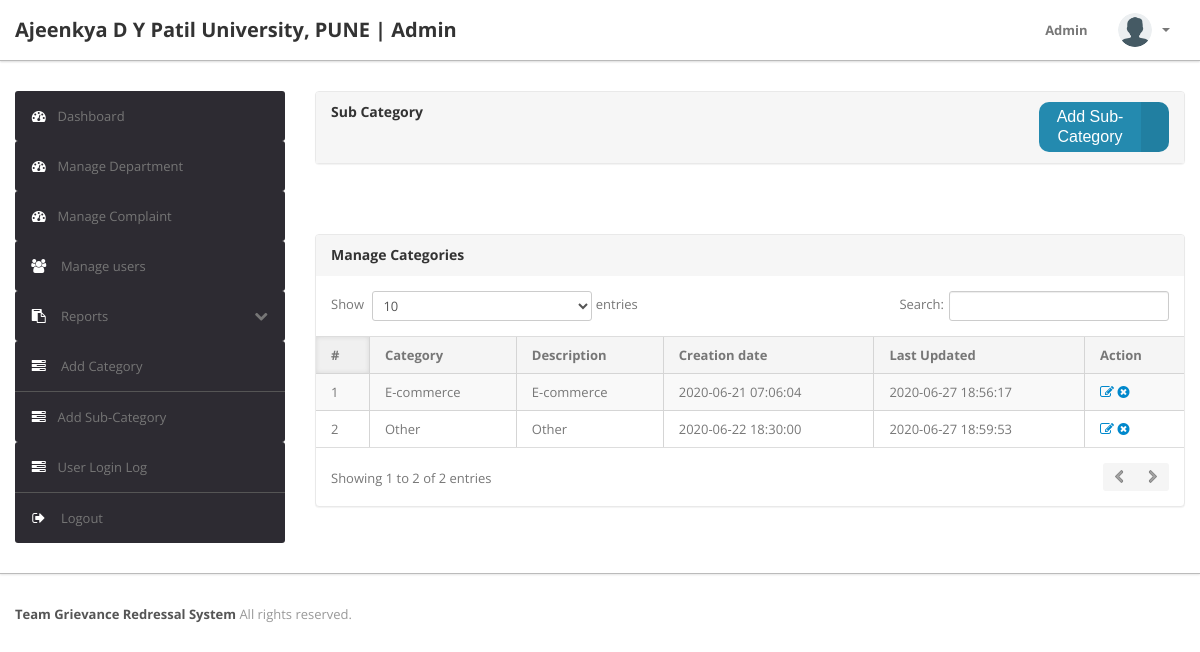
/admin/category.php (signed in), run on the app's committed database.
### tables this page shows
CREATE TABLE `category` (
  `id` int(11) NOT NULL,
  `categoryName` varchar(255) DEFAULT NULL,
  `categoryDescription` longtext DEFAULT NULL,
  `creationDate` timestamp NULL DEFAULT current_timestamp(),
  `updationDate` timestamp NULL DEFAULT NULL ON UPDATE current_timestamp()
);

### admin/category.php (the view, shortened to what this page needs)
<?php
include('include/config.php');
if(strlen($_SESSION['alogin'])==0)
	{
header('location:index.php');
}
else{
?>
<!DOCTYPE html>
<html lang="en">
<head>
	<link type="text/css" href="bootstrap/css/bootstrap.min.css" rel="stylesheet">
	<link type="text/css" href="bootstrap/css/bootstrap-responsive.min.css" rel="stylesheet">
	<link type="text/css" href="css/theme.css" rel="stylesheet">
	<link type="text/css" href="css/child-style.css" rel="stylesheet">
	<link type="text/css" href="images/icons/css/font-awesome.css" rel="stylesheet">
</head>
<body>
<?php include('include/header.php');?>
	<div class="wrapper">
		<div class="container">
			<div class="row">
<?php include('include/sidebar.php');?>
			<div class="span9">
					<div class="content">
						<div class="module">
							<div class="module-head">
									<div class="subtopbar row" style="margin-left:0px; display:flex;">
									<div class="col-md-6 managesubadmin">
									<h3>Sub Category</h3>
									</div>
									<div class="col-md-6" >
										<button type="button" class="insertbutton"data-toggle="modal" data-target="#addcategory">
											<span class="insertbutton__text">Add Sub-Category</span>
											<span class="insertbutton__icon">
											</span>
										</button>
									</div>
								</div>
								</div>
								</div>
							<div class="module-body">
									<br />
							</div>
						</div>
	<div class="module">
							<div class="module-head">
								<h3>Manage Categories</h3>
							</div>
							<div class="module-body table">
								<table cellpadding="0" cellspacing="0" border="0" class="datatable-1 table table-bordered table-striped	 display" width="100%">
									<thead>
										<tr>
											<th>#</th>
											<th>Category</th>
											<th>Description</th>
											<th>Creation date</th>
											<th>Last Updated</th>
											<th>Action</th>
										</tr>
									</thead>
									<tbody>
<?php $query=mysqli_query($con,"select * from category");
$cnt=1;
while($row=mysqli_fetch_array($query))
{
?>
										<tr>
											<td><?php echo htmlentities($cnt);?></td>
											<td><?php echo htmlentities($row['categoryName']);?></td>
											<td><?php echo htmlentities($row['categoryDescription']);?></td>
											<td> <?php echo htmlentities($row['creationDate']);?></td>
											<td><?php echo htmlentities($row['updationDate']);?></td>
											<td>
											<a href="edit-category.php?id=<?php echo $row['id']?>" ><i class="icon-edit"></i></a>
											<a href="category.php?id=<?php echo $row['id']?>&del=delete" onClick="return confirm('Are you sure you want to delete?')"><i class="icon-remove-sign"></i></a></td>
										</tr>
										<?php $cnt=$cnt+1; } ?>
								</table>
							</div>
						</div>
					</div>
				</div>
			</div>
		</div>
<?php include('include/footer.php');?>
</body>
<?php } ?>

### admin/css/child-style.css (style rules this page uses)
button { width: 130px; height: 35px; border-radius: 10px !important; }
.col-md-6.managesubadmin { width:85%; }
.insertbutton { display: flex; height: 50px; padding: 0; background: #248aaf; border: none; outline: none; border-radius: 5px; overflow: hidden; font-family: "Quicksand", sans-serif; font-size: 16px; font-weight: 500; cursor: pointer; border-radius:15px; }
.insertbutton__text, .insertbutton__icon { display: inline-flex; align-items: center; padding: 0 14px; color: #fff; height: 100%; }
.insertbutton__icon { font-size: 1.5em; background: rgba(0, 0, 0, 0.08); }

### data on the page
category: categoryName "E-commerce", categoryDescription "E-commerce", creationDate "2020-06-21 07:06:04", updationDate "2020-06-27 18:56:17"
category: categoryName "Other", categoryDescription "Other", creationDate "2020-06-22 18:30:00", updationDate "2020-06-27 18:59:53"
